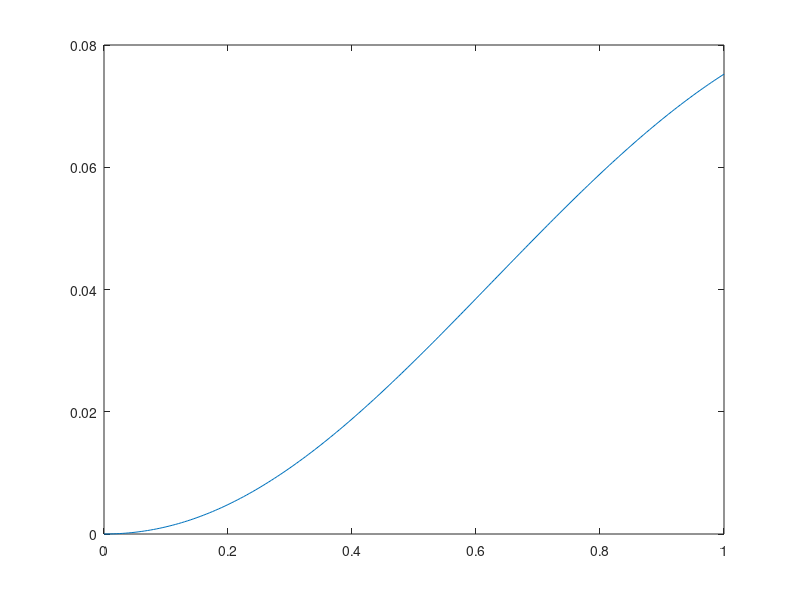
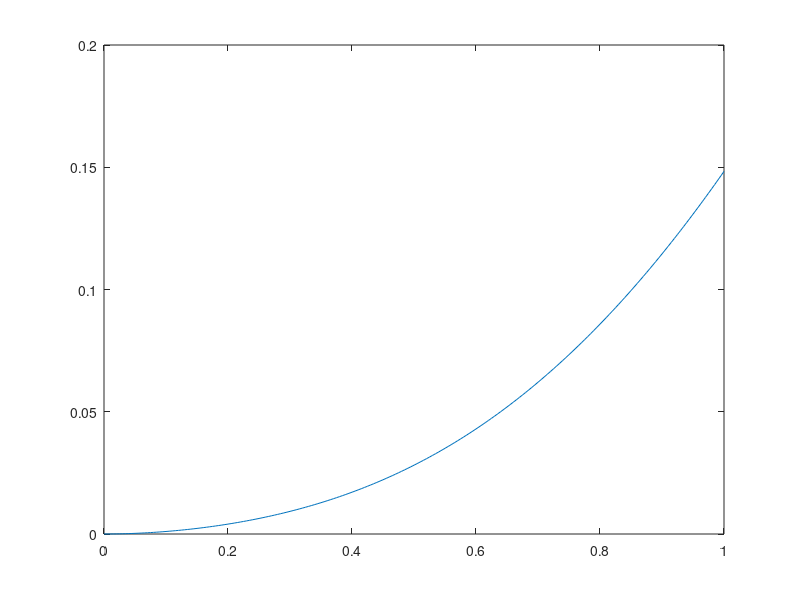

These charts were generated, in order, by the following MATLAB code:
close all
x = [0:0.005:1];
threshold = 0.875;
% x = x - (1-0.875);
real = exp(x);
frac = 8;


% wcre = 0.0241;
% wcre_valid = wcre;

% rate1 = abs((1 + x + x.^2/2*(1+wcre_valid) + x.^3/8*(1+wcre_valid)^2) ./ real - 1);
% rate2 = abs((1 + x + x.^2/2*(1+wcre_valid) + x.^3/8*(1-wcre_valid)^2) ./ real - 1);
% rate3 = abs((1 + x + x.^2/2*(1-wcre_valid) + x.^3/8*(1+wcre_valid)^2) ./ real - 1);
% rate4 = abs((1 + x + x.^2/2*(1-wcre_valid) + x.^3/8*(1-wcre_valid)^2) ./ real - 1);
% rate5 = abs((1 + x + x.^2/2*(1+wcre_valid) + x.^3/8*(1+wcre_valid)^2) ./ real - 1);
% rate6 = abs((1 + x + x.^2/2*(1+wcre_valid) + x.^3/8*(1-wcre_valid)^2) ./ real - 1);
% rate7 = abs((1 + x + x.^2/2*(1-wcre_valid) + x.^3/8*(1+wcre_valid)^2) ./ real - 1);
% rate8 = abs((1 + x + x.^2/2*(1-wcre_valid) + x.^3/8*(1-wcre_valid)^2) ./ real - 1);

% rate1 = abs((1 + x + x.^2/2*(1+wcre_valid) + x.^3/4*(1+wcre_valid)^2 - x.^4/8*(1+wcre_valid)^3) ./ real - 1);
% rate2 = abs((1 + x + x.^2/2*(1+wcre_valid) + x.^3/4*(1-wcre_valid)^2 - x.^4/8*(1+wcre_valid)^3) ./ real - 1);
% rate3 = abs((1 + x + x.^2/2*(1-wcre_valid) + x.^3/4*(1+wcre_valid)^2 - x.^4/8*(1+wcre_valid)^3) ./ real - 1);
% rate4 = abs((1 + x + x.^2/2*(1-wcre_valid) + x.^3/4*(1-wcre_valid)^2 - x.^4/8*(1+wcre_valid)^3) ./ real - 1);
% rate5 = abs((1 + x + x.^2/2*(1+wcre_valid) + x.^3/4*(1+wcre_valid)^2 - x.^4/8*(1-wcre_valid)^3) ./ real - 1);
% rate6 = abs((1 + x + x.^2/2*(1+wcre_valid) + x.^3/4*(1-wcre_valid)^2 - x.^4/8*(1-wcre_valid)^3) ./ real - 1);
% rate7 = abs((1 + x + x.^2/2*(1-wcre_valid) + x.^3/4*(1+wcre_valid)^2 - x.^4/8*(1-wcre_valid)^3) ./ real - 1);
% rate8 = abs((1 + x + x.^2/2*(1-wcre_valid) + x.^3/4*(1-wcre_valid)^2 - x.^4/8*(1-wcre_valid)^3) ./ real - 1);

% figure
% plot(x,rate1)
% hold on
% plot(x,rate2)
% hold on
% plot(x,rate3)
% hold on
% plot(x,rate4)
% hold on
% plot(x,rate5)
% hold on
% plot(x,rate6)
% hold on
% plot(x,rate7)
% hold on
% plot(x,rate8)

mre = 0.22;
up_rate = abs((1 + x + x.^2/2*(1+mre) + x.^3/4*(1+mre)^2 - x.^4/8*(1-mre)^3) ./ real - 1);
figure
plot(x,up_rate)
mean(up_rate)

down_rate = abs((1 + x + x.^2/2*(1-mre) + x.^3/4*(1-mre)^2 - x.^4/8*(1+mre)^3) ./ real - 1);
figure
plot(x,down_rate)
mean(down_rate)

(mean(up_rate) + mean(down_rate)) / 2